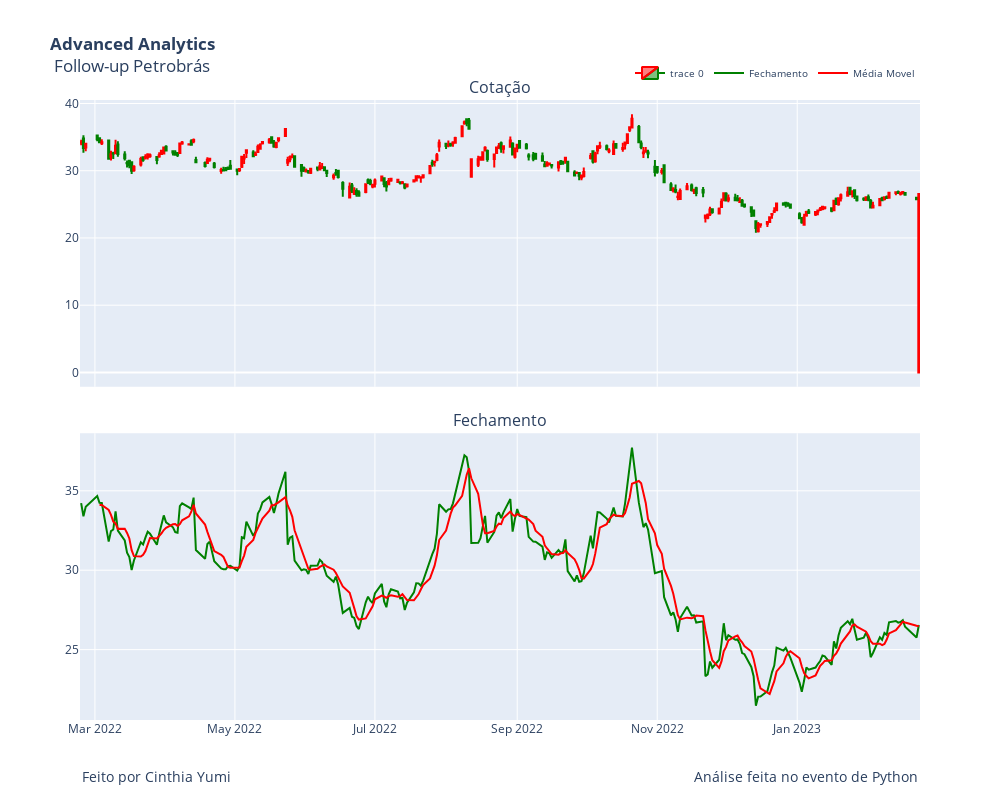

This figure's notebook cell:
### Markdown cell above
# Criando relatório

### Code cell
figurafinal = make_subplots(
    rows = 2,
    cols = 1,
    specs = [
        [{'type': 'scatter'}],
        [{'type': 'scatter'}]
    ],
    vertical_spacing = 0.075,
    shared_xaxes = True,
    subplot_titles = ('Cotação', 'Fechamento')
)

# Layout e dimensão
figurafinal.update_layout(
    width = 1000, #400 para formato mobile
    height = 800, 
    title_text = '<b>Advanced Analytics</b> <br> Follow-up Petrobrás'
)

# Adicionando gráfico na 1º posição
figurafinal.add_trace(
          go.Candlestick(
          x = dados.index,
          open = dados['Open'],
          high = dados['High'],
          low = dados['Low'],
          close = dados['Close'],
          increasing_line_color = 'red',
          decreasing_line_color = 'green'
      ),
      row = 1, col = 1
)

figurafinal.update_layout(
    xaxis_rangeslider_visible = False
)

#Adicionando um gráfico na segunda posição

figurafinal.add_trace(
    go.Scatter(
        x = dados.index,
        y = dados['Close'],
        mode = 'lines',
        name = 'Fechamento',
        line = dict(color = 'green')
    ),
    row = 2, col = 1
)

figurafinal.add_trace(
    go.Scatter(
        x = dados.index,
        y = dados['Média_Movel'],
        mode = 'lines',
        name = 'Média Movel',
        line = dict(color = 'red')
    ),
    row = 2, col = 1
)

figurafinal.update_layout(
  legend = dict(
      orientation = 'h',
      yanchor = 'bottom',
      y = 1.02,
      xanchor = 'right',
      x = 1,
      font = dict(size = 10)
  )    
)

figurafinal.add_annotation(
    showarrow = False,
    text = 'Análise feita no evento de Python',
    font = dict(size = 14),
    xref = 'x domain',
    x = 1,
    yref = 'y domain',
    y = -1.4
)

figurafinal.add_annotation(
    showarrow = False,
    text = 'Feito por Cinthia Yumi',
    font = dict(size = 14),
    xref = 'x domain',
    x = 0,
    yref = 'y domain',
    y = -1.4
)

figurafinal.show()

### Figure 1 — Plotly figure (JSON) as saved in the notebook; plotly's stock layout.template omitted (floating-point values rounded to 4 significant figures; data arrays with more than 128 entries replaced by an {"elided": "..."} marker saying what was removed)
{"data": [{"close": {"elided": "250 float values"}, "decreasing": {"line": {"color": "green"}}, "high": {"elided": "250 float values"}, "increasing": {"line": {"color": "red"}}, "low": {"elided": "250 float values"}, "open": {"elided": "250 float values"}, "type": "candlestick", "x": {"elided": "250 str values"}, "xaxis": "x", "yaxis": "y"}, {"line": {"color": "green"}, "mode": "lines", "name": "Fechamento", "type": "scatter", "x": {"elided": "250 str values"}, "xaxis": "x2", "y": {"elided": "250 float values"}, "yaxis": "y2"}, {"line": {"color": "red"}, "mode": "lines", "name": "Média Movel", "type": "scatter", "x": {"elided": "250 str values"}, "xaxis": "x2", "y": {"elided": "250 float values"}, "yaxis": "y2"}], "layout": {"annotations": [{"font": {"size": 16}, "showarrow": false, "text": "Cotação", "x": 0.5, "xanchor": "center", "xref": "paper", "y": 1, "yanchor": "bottom", "yref": "paper"}, {"font": {"size": 16}, "showarrow": false, "text": "Fechamento", "x": 0.5, "xanchor": "center", "xref": "paper", "y": 0.4625, "yanchor": "bottom", "yref": "paper"}, {"font": {"size": 14}, "showarrow": false, "text": "Análise feita no evento de Python", "x": 1, "xref": "x domain", "y": -1.4, "yref": "y domain"}, {"font": {"size": 14}, "showarrow": false, "text": "Feito por Cinthia Yumi", "x": 0, "xref": "x domain", "y": -1.4, "yref": "y domain"}], "height": 800, "legend": {"font": {"size": 10}, "orientation": "h", "x": 1, "xanchor": "right", "y": 1.02, "yanchor": "bottom"}, "title": {"text": "<b>Advanced Analytics</b> <br> Follow-up Petrobrás"}, "width": 1000, "xaxis": {"anchor": "y", "domain": [0, 1], "matches": "x2", "rangeslider": {"visible": false}, "showticklabels": false}, "xaxis2": {"anchor": "y2", "domain": [0, 1]}, "yaxis": {"anchor": "x", "domain": [0.5375, 1]}, "yaxis2": {"anchor": "x2", "domain": [0, 0.4625]}}}
